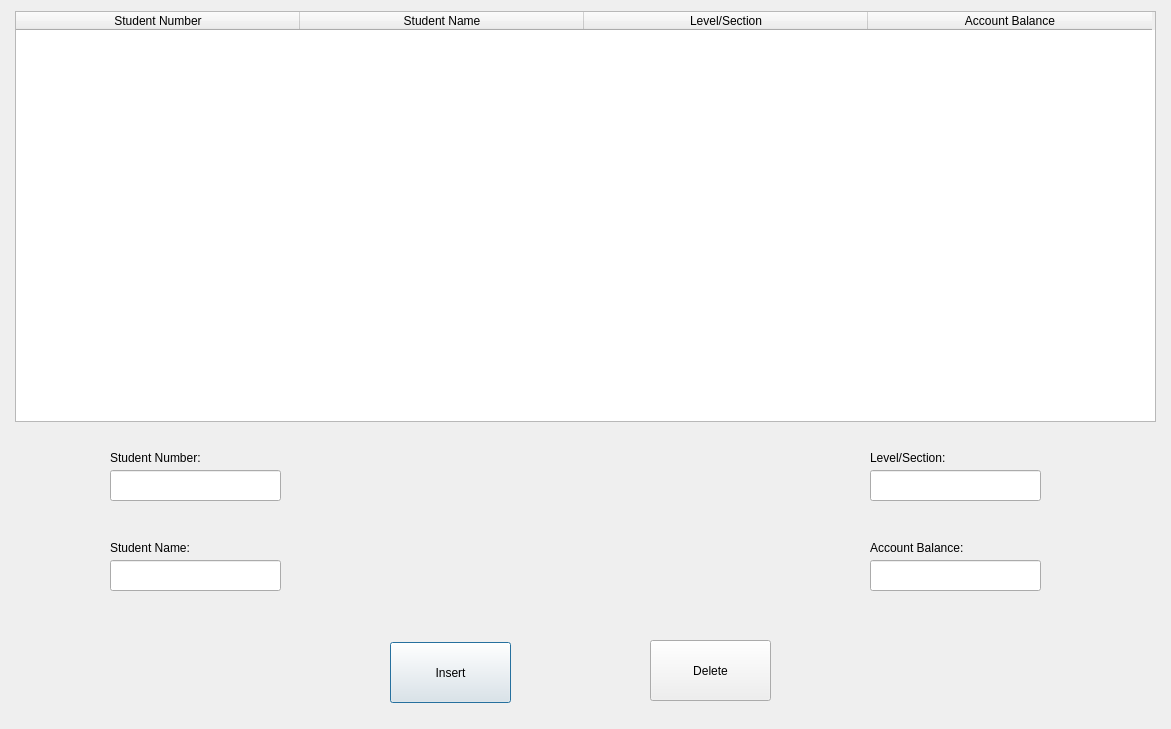
<?xml version="1.0" encoding="UTF-8"?>
<ui version="4.0">
 <class>Dialog</class>
 <widget class="QDialog" name="Dialog">
  <property name="geometry">
   <rect>
    <x>0</x>
    <y>0</y>
    <width>1171</width>
    <height>729</height>
   </rect>
  </property>
  <property name="maximumSize">
   <size>
    <width>1171</width>
    <height>729</height>
   </size>
  </property>
  <property name="windowTitle">
   <string>Dialog</string>
  </property>
  <property name="layoutDirection">
   <enum>Qt::LeftToRight</enum>
  </property>
  <widget class="QLineEdit" name="lineEdit">
   <property name="geometry">
    <rect>
     <x>110</x>
     <y>470</y>
     <width>171</width>
     <height>31</height>
    </rect>
   </property>
  </widget>
  <widget class="QLineEdit" name="lineEdit_2">
   <property name="geometry">
    <rect>
     <x>110</x>
     <y>560</y>
     <width>171</width>
     <height>31</height>
    </rect>
   </property>
  </widget>
  <widget class="QLineEdit" name="lineEdit_3">
   <property name="geometry">
    <rect>
     <x>870</x>
     <y>560</y>
     <width>171</width>
     <height>31</height>
    </rect>
   </property>
  </widget>
  <widget class="QLineEdit" name="lineEdit_4">
   <property name="geometry">
    <rect>
     <x>870</x>
     <y>470</y>
     <width>171</width>
     <height>31</height>
    </rect>
   </property>
  </widget>
  <widget class="QTableWidget" name="tableWidget">
   <property name="enabled">
    <bool>true</bool>
   </property>
   <property name="geometry">
    <rect>
     <x>15</x>
     <y>11</y>
     <width>1141</width>
     <height>411</height>
    </rect>
   </property>
   <property name="autoFillBackground">
    <bool>true</bool>
   </property>
   <attribute name="horizontalHeaderCascadingSectionResizes">
    <bool>false</bool>
   </attribute>
   <attribute name="horizontalHeaderDefaultSectionSize">
    <number>284</number>
   </attribute>
   <attribute name="horizontalHeaderShowSortIndicator" stdset="0">
    <bool>false</bool>
   </attribute>
   <attribute name="horizontalHeaderStretchLastSection">
    <bool>false</bool>
   </attribute>
   <attribute name="verticalHeaderVisible">
    <bool>false</bool>
   </attribute>
   <attribute name="verticalHeaderCascadingSectionResizes">
    <bool>false</bool>
   </attribute>
   <column>
    <property name="text">
     <string>Student Number</string>
    </property>
   </column>
   <column>
    <property name="text">
     <string>Student Name</string>
    </property>
   </column>
   <column>
    <property name="text">
     <string>Level/Section</string>
    </property>
   </column>
   <column>
    <property name="text">
     <string>Account Balance</string>
    </property>
   </column>
  </widget>
  <widget class="QPushButton" name="pushButton">
   <property name="geometry">
    <rect>
     <x>390</x>
     <y>642</y>
     <width>121</width>
     <height>61</height>
    </rect>
   </property>
   <property name="text">
    <string>Insert</string>
   </property>
  </widget>
  <widget class="QPushButton" name="pushButton_2">
   <property name="geometry">
    <rect>
     <x>650</x>
     <y>640</y>
     <width>121</width>
     <height>61</height>
    </rect>
   </property>
   <property name="text">
    <string>Delete</string>
   </property>
  </widget>
  <widget class="QLabel" name="label">
   <property name="geometry">
    <rect>
     <x>110</x>
     <y>450</y>
     <width>101</width>
     <height>16</height>
    </rect>
   </property>
   <property name="text">
    <string>Student Number:</string>
   </property>
  </widget>
  <widget class="QLabel" name="label_2">
   <property name="geometry">
    <rect>
     <x>110</x>
     <y>540</y>
     <width>101</width>
     <height>16</height>
    </rect>
   </property>
   <property name="text">
    <string>Student Name:</string>
   </property>
  </widget>
  <widget class="QLabel" name="label_3">
   <property name="geometry">
    <rect>
     <x>870</x>
     <y>450</y>
     <width>101</width>
     <height>16</height>
    </rect>
   </property>
   <property name="text">
    <string>Level/Section:</string>
   </property>
  </widget>
  <widget class="QLabel" name="label_4">
   <property name="geometry">
    <rect>
     <x>870</x>
     <y>540</y>
     <width>101</width>
     <height>16</height>
    </rect>
   </property>
   <property name="text">
    <string>Account Balance:</string>
   </property>
  </widget>
 </widget>
 <resources/>
 <connections/>
</ui>
